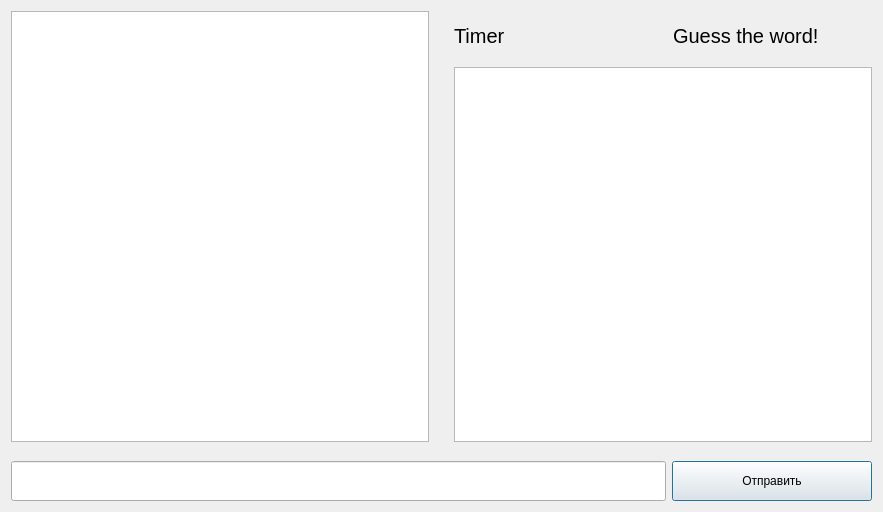
<?xml version="1.0" encoding="UTF-8"?>
<ui version="4.0">
 <class>GameWindow</class>
 <widget class="QDialog" name="GameWindow">
  <property name="geometry">
   <rect>
    <x>0</x>
    <y>0</y>
    <width>883</width>
    <height>512</height>
   </rect>
  </property>
  <property name="windowTitle">
   <string>Dialog</string>
  </property>
  <layout class="QGridLayout" name="gridLayout">
   <item row="0" column="0" rowspan="2">
    <widget class="QTextBrowser" name="textBrowser"/>
   </item>
   <item row="0" column="1" rowspan="2">
    <spacer name="horizontalSpacer">
     <property name="orientation">
      <enum>Qt::Horizontal</enum>
     </property>
     <property name="sizeType">
      <enum>QSizePolicy::Maximum</enum>
     </property>
     <property name="sizeHint" stdset="0">
      <size>
       <width>13</width>
       <height>100</height>
      </size>
     </property>
    </spacer>
   </item>
   <item row="0" column="2">
    <layout class="QHBoxLayout" name="horizontalLayout_2">
     <item>
      <widget class="QLabel" name="labelTime">
       <property name="minimumSize">
        <size>
         <width>0</width>
         <height>50</height>
        </size>
       </property>
       <property name="maximumSize">
        <size>
         <width>300</width>
         <height>16777215</height>
        </size>
       </property>
       <property name="font">
        <font>
         <pointsize>15</pointsize>
        </font>
       </property>
       <property name="text">
        <string>Timer</string>
       </property>
      </widget>
     </item>
     <item>
      <spacer name="horizontalSpacer_2">
       <property name="orientation">
        <enum>Qt::Horizontal</enum>
       </property>
       <property name="sizeType">
        <enum>QSizePolicy::Maximum</enum>
       </property>
       <property name="sizeHint" stdset="0">
        <size>
         <width>13</width>
         <height>20</height>
        </size>
       </property>
      </spacer>
     </item>
     <item>
      <widget class="QLabel" name="labelWord">
       <property name="font">
        <font>
         <pointsize>15</pointsize>
        </font>
       </property>
       <property name="text">
        <string>Guess the word!</string>
       </property>
      </widget>
     </item>
    </layout>
   </item>
   <item row="1" column="2">
    <widget class="QTableWidget" name="tableBoard">
     <property name="maximumSize">
      <size>
       <width>16777215</width>
       <height>16777215</height>
      </size>
     </property>
    </widget>
   </item>
   <item row="2" column="0">
    <spacer name="verticalSpacer">
     <property name="orientation">
      <enum>Qt::Vertical</enum>
     </property>
     <property name="sizeType">
      <enum>QSizePolicy::Maximum</enum>
     </property>
     <property name="sizeHint" stdset="0">
      <size>
       <width>20</width>
       <height>13</height>
      </size>
     </property>
    </spacer>
   </item>
   <item row="3" column="0" colspan="3">
    <layout class="QHBoxLayout" name="horizontalLayout">
     <item>
      <widget class="QLineEdit" name="lineEdit">
       <property name="minimumSize">
        <size>
         <width>0</width>
         <height>40</height>
        </size>
       </property>
      </widget>
     </item>
     <item>
      <widget class="QPushButton" name="pushButton">
       <property name="minimumSize">
        <size>
         <width>200</width>
         <height>40</height>
        </size>
       </property>
       <property name="text">
        <string>Отправить</string>
       </property>
      </widget>
     </item>
    </layout>
   </item>
  </layout>
 </widget>
 <resources/>
 <connections/>
</ui>
